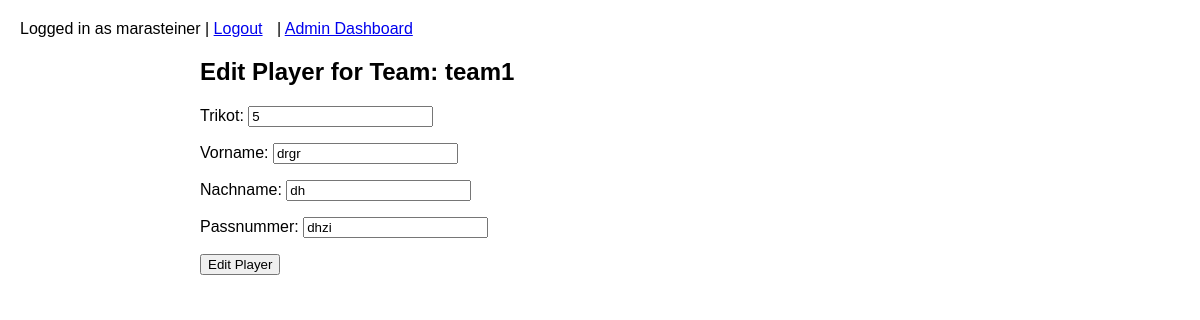
/custom_admin/player/edit/2/ (signed in), run on the app's committed database.
### events/models.py (models this page shows, shortened)
class Player(models.Model):
    team = models.ForeignKey(User, on_delete=models.CASCADE, related_name='players')
    trikot = models.IntegerField()
    vorname = models.CharField(max_length=50)
    nachname = models.CharField(max_length=50)
    passnummer = models.CharField(max_length=50)

### events/views.py (the view)
@admin_required
def admin_player_edit(request, player_id):
    player = get_object_or_404(Player, id=player_id)
    if request.method == 'POST':
        form = PlayerForm(request.POST, instance=player)
        if form.is_valid():
            form.save()
            messages.success(request, "Player updated successfully.")
            return redirect('admin_team_players', team_id=player.team.id)
    else:
        form = PlayerForm(instance=player)
    return render(request, 'admin_player_form.html', {'form': form, 'team': player.team, 'action': 'Edit'})

### events/forms.py
class PlayerForm(forms.ModelForm):
    class Meta:
        model = Player
        fields = ['trikot', 'vorname', 'nachname', 'passnummer']

### events/views.py (called while the page is built)
def admin_required(view_func):
    decorated_view_func = login_required(user_passes_test(lambda u: u.is_staff)(view_func))
    return decorated_view_func

### events/templates/admin_player_form.html (shortened to what this page needs)
{% extends "base.html" %}
{% block content %}
<h2>{{ action }} Player for Team: {{ team.username }}</h2>
<form method="post">
    {{ form.as_p }}
    <button type="submit">{{ action }} Player</button>
</form>
{% endblock %}

### events/templates/base.html (shortened to what this page needs)
<!DOCTYPE html>
<html>
<head>
</head>
<body>
    <header>
        <nav>
            {% if user.is_authenticated %}
                Logged in as {{ user.username }} |
                <a href="{% url 'logout' %}">Logout</a>
                {% if user.is_staff %}
                    | <a href="{% url 'admin_dashboard' %}">Admin Dashboard</a>
                {% else %}
                    | <a href="{% url 'players' %}">My Players</a>
                    | <a href="{% url 'tournaments' %}">Tournaments</a>
                    | <a href="{% url 'scorecard_home' %}">Scorecard</a>
                {% endif %}
            {% else %}
                <a href="{% url 'login' %}">Login</a>
            {% endif %}
        </nav>
    </header>
    <div class="container">
        {% block content %}{% endblock %}
    </div>
</body>
</html>

### events/templates/base.html (style rules this page uses)
body { font-family: Arial, sans-serif; margin: 20px; }
header { margin-bottom: 20px; }
nav a { margin-right: 10px; }
.container { max-width: 800px; margin: auto; }
form { margin-bottom: 20px; }

### data on the page
Player: trikot "5", vorname "drgr", nachname "dh", passnummer "dhzi"

### other printed values
{{ user.username }} "marasteiner"
{{ action }} "Edit"
{{ team.username }} "team1"
